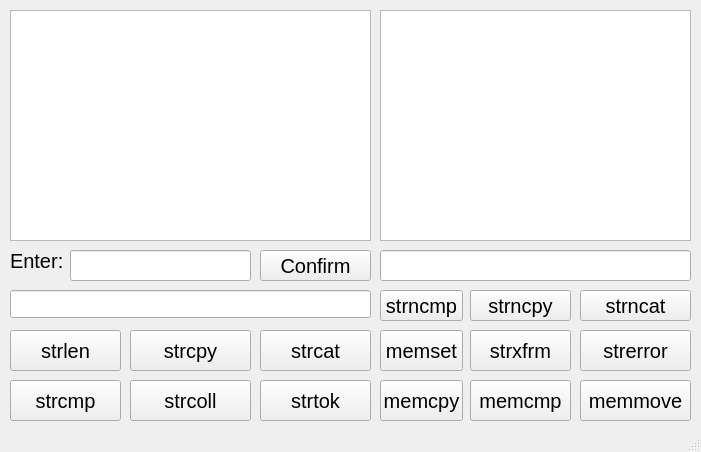
<?xml version="1.0" encoding="UTF-8"?>
<ui version="4.0">
 <class>MainWindow</class>
 <widget class="QMainWindow" name="MainWindow">
  <property name="geometry">
   <rect>
    <x>0</x>
    <y>0</y>
    <width>701</width>
    <height>452</height>
   </rect>
  </property>
  <property name="windowTitle">
   <string>MainWindow</string>
  </property>
  <widget class="QWidget" name="centralwidget">
   <widget class="QLineEdit" name="lineEdit">
    <property name="geometry">
     <rect>
      <x>70</x>
      <y>250</y>
      <width>181</width>
      <height>31</height>
     </rect>
    </property>
   </widget>
   <widget class="QLineEdit" name="lineEdit_2">
    <property name="geometry">
     <rect>
      <x>10</x>
      <y>290</y>
      <width>361</width>
      <height>28</height>
     </rect>
    </property>
   </widget>
   <widget class="QLabel" name="label">
    <property name="geometry">
     <rect>
      <x>10</x>
      <y>240</y>
      <width>61</width>
      <height>41</height>
     </rect>
    </property>
    <property name="styleSheet">
     <string notr="true">font-size: 20px;
color: rgb(0, 0, 0);</string>
    </property>
    <property name="text">
     <string>Enter:</string>
    </property>
   </widget>
   <widget class="QTextBrowser" name="textBrowser">
    <property name="geometry">
     <rect>
      <x>10</x>
      <y>10</y>
      <width>361</width>
      <height>231</height>
     </rect>
    </property>
   </widget>
   <widget class="QPushButton" name="pushButton">
    <property name="geometry">
     <rect>
      <x>260</x>
      <y>250</y>
      <width>111</width>
      <height>31</height>
     </rect>
    </property>
    <property name="styleSheet">
     <string notr="true">font-size: 20px;
color: rgb(0, 0, 0);</string>
    </property>
    <property name="text">
     <string>Confirm</string>
    </property>
   </widget>
   <widget class="QPushButton" name="pushButton_2">
    <property name="geometry">
     <rect>
      <x>130</x>
      <y>330</y>
      <width>121</width>
      <height>41</height>
     </rect>
    </property>
    <property name="toolTip">
     <string>&lt;html&gt;&lt;head/&gt;&lt;body&gt;&lt;p&gt;&lt;span style=&quot; font-family:'Courier New';&quot;&gt;char* strcpy( char* destptr, constchar* srcptr );&lt;br/&gt;&lt;/span&gt;Функция копирует Си-строку &lt;span style=&quot; font-family:'Courier New';&quot;&gt;srcptr&lt;/span&gt;, включая завершающий нулевой символ в строку назначения, на которую ссылается указатель &lt;span style=&quot; font-family:'Courier New';&quot;&gt;destptr&lt;/span&gt;.&lt;/p&gt;&lt;/body&gt;&lt;/html&gt;</string>
    </property>
    <property name="whatsThis">
     <string>&lt;html&gt;&lt;head/&gt;&lt;body&gt;&lt;p&gt;&lt;span style=&quot; font-family:'Courier New';&quot;&gt;char&lt;/span&gt;&lt;span style=&quot; font-family:'Courier New';&quot;&gt;* strcpy( char&lt;/span&gt;&lt;span style=&quot; font-family:'Courier New';&quot;&gt;* destptr, const&lt;/span&gt;&lt;span style=&quot; font-family:'Courier New';&quot;&gt;char&lt;/span&gt;&lt;span style=&quot; font-family:'Courier New';&quot;&gt;* srcptr );&lt;br/&gt;&lt;/span&gt;Функция копирует Си-строку &lt;span style=&quot; font-family:'Courier New';&quot;&gt;srcptr&lt;/span&gt;, включая завершающий нулевой символ в строку назначения, на которую ссылается указатель &lt;span style=&quot; font-family:'Courier New';&quot;&gt;destptr&lt;/span&gt;.&lt;/p&gt;&lt;/body&gt;&lt;/html&gt;</string>
    </property>
    <property name="styleSheet">
     <string notr="true">font-size: 20px;
color: rgb(0, 0, 0);</string>
    </property>
    <property name="text">
     <string>strcpy</string>
    </property>
   </widget>
   <widget class="QPushButton" name="pushButton_3">
    <property name="geometry">
     <rect>
      <x>470</x>
      <y>290</y>
      <width>101</width>
      <height>31</height>
     </rect>
    </property>
    <property name="toolTip">
     <string>&lt;html&gt;&lt;head/&gt;&lt;body&gt;&lt;p&gt;char * strncpy( char * destptr, const char * srcptr, size_t num );&lt;/p&gt;&lt;p&gt;Функция копирует первые &lt;span style=&quot; font-family:'Courier New';&quot;&gt;num&lt;/span&gt; символов из строки &lt;span style=&quot; font-family:'Courier New';&quot;&gt;srcptr&lt;/span&gt; в строку &lt;span style=&quot; font-family:'Courier New';&quot;&gt;destptr&lt;/span&gt;. Если конец строки &lt;span style=&quot; font-family:'Courier New';&quot;&gt;srcptr&lt;/span&gt; (символ конца строки ) достигнут прежде, чем были скопированы &lt;span style=&quot; font-family:'Courier New';&quot;&gt;num&lt;/span&gt; символов, к скопированным символам в конец строки &lt;span style=&quot; font-family:'Courier New';&quot;&gt;destptr&lt;/span&gt; добавляется нуль-символ, после чего, строка считается скопированной.&lt;/p&gt;&lt;p&gt;Если же строка назначения окажется меньше &lt;span style=&quot; font-family:'Courier New';&quot;&gt;num&lt;/span&gt;, тогда скопируются символы, которые поместятся в &lt;span style=&quot; font-family:'Courier New';&quot;&gt;destptr&lt;/span&gt;, учитывая то, что в конце строки обязательно должен стоять символ конца строки.&lt;/p&gt;&lt;/body&gt;&lt;/html&gt;</string>
    </property>
    <property name="whatsThis">
     <string>&lt;html&gt;&lt;head/&gt;&lt;body&gt;&lt;p&gt;char * strncpy( char * destptr, const char * srcptr, size_t num );&lt;/p&gt;&lt;p&gt;Функция копирует первые &lt;span style=&quot; font-family:'Courier New';&quot;&gt;num&lt;/span&gt; символов из строки &lt;span style=&quot; font-family:'Courier New';&quot;&gt;srcptr&lt;/span&gt; в строку &lt;span style=&quot; font-family:'Courier New';&quot;&gt;destptr&lt;/span&gt;. Если конец строки &lt;span style=&quot; font-family:'Courier New';&quot;&gt;srcptr&lt;/span&gt; (символ конца строки ) достигнут прежде, чем были скопированы &lt;span style=&quot; font-family:'Courier New';&quot;&gt;num&lt;/span&gt; символов, к скопированным символам в конец строки &lt;span style=&quot; font-family:'Courier New';&quot;&gt;destptr&lt;/span&gt; добавляется нуль-символ, после чего, строка считается скопированной.&lt;/p&gt;&lt;p&gt;Если же строка назначения окажется меньше &lt;span style=&quot; font-family:'Courier New';&quot;&gt;num&lt;/span&gt;, тогда скопируются символы, которые поместятся в &lt;span style=&quot; font-family:'Courier New';&quot;&gt;destptr&lt;/span&gt;, учитывая то, что в конце строки обязательно должен стоять символ конца строки.&lt;/p&gt;&lt;/body&gt;&lt;/html&gt;</string>
    </property>
    <property name="styleSheet">
     <string notr="true">font-size: 20px;
color: rgb(0, 0, 0);</string>
    </property>
    <property name="text">
     <string>strncpy</string>
    </property>
   </widget>
   <widget class="QLineEdit" name="lineEdit_4">
    <property name="geometry">
     <rect>
      <x>380</x>
      <y>250</y>
      <width>311</width>
      <height>31</height>
     </rect>
    </property>
   </widget>
   <widget class="QPushButton" name="pushButton_4">
    <property name="geometry">
     <rect>
      <x>580</x>
      <y>290</y>
      <width>111</width>
      <height>31</height>
     </rect>
    </property>
    <property name="toolTip">
     <string>&lt;html&gt;&lt;head/&gt;&lt;body&gt;&lt;p&gt;char *strncat(char *str1, const char *str2, size_t count)&lt;/p&gt;&lt;p&gt;Функция strncat() добавляет к строке, на которую указывает str1, не более count символов из строки, на которую указывает str2. В конце модифицированной строки str1 функция ставит нуле­вой символ. Нулевой символ, первоначально завершавший строку str1, замещается первым симво­лом строки str2. Строка str2 остается в первоначальном виде.Функция strncat() возвращает указатель str1.&lt;/p&gt;&lt;/body&gt;&lt;/html&gt;</string>
    </property>
    <property name="whatsThis">
     <string>&lt;html&gt;&lt;head/&gt;&lt;body&gt;&lt;p&gt;char *strncat(char *str1, const char *str2, size_t count)&lt;/p&gt;&lt;p&gt;Функция strncat() добавляет к строке, на которую указывает str1, не более count символов из строки, на которую указывает str2. В конце модифицированной строки str1 функция ставит нуле­вой символ. Нулевой символ, первоначально завершавший строку str1, замещается первым симво­лом строки str2. Строка str2 остается в первоначальном виде.Функция strncat() возвращает указатель str1.&lt;/p&gt;&lt;/body&gt;&lt;/html&gt;</string>
    </property>
    <property name="styleSheet">
     <string notr="true">font-size: 20px;
color: rgb(0, 0, 0);</string>
    </property>
    <property name="text">
     <string>strncat</string>
    </property>
   </widget>
   <widget class="QPushButton" name="pushButton_5">
    <property name="geometry">
     <rect>
      <x>260</x>
      <y>330</y>
      <width>111</width>
      <height>41</height>
     </rect>
    </property>
    <property name="toolTip">
     <string>&lt;html&gt;&lt;head/&gt;&lt;body&gt;&lt;p&gt;char * strcat( char * destptr, const char * srcptr );&lt;/p&gt;&lt;p&gt;Объединение строк. Функция добавляет копию строки &lt;span style=&quot; font-family:'Courier New';&quot;&gt;srcptr&lt;/span&gt; в конец строки &lt;span style=&quot; font-family:'Courier New';&quot;&gt;destptr&lt;/span&gt;. Нулевой символ конца строки &lt;span style=&quot; font-family:'Courier New';&quot;&gt;destptr&lt;/span&gt; заменяется первым символом строки &lt;span style=&quot; font-family:'Courier New';&quot;&gt;srcptr&lt;/span&gt;, и новый нуль-символ добавляется в конец уже новой строки, сформированной объединением символов двух строк в строке &lt;span style=&quot; font-family:'Courier New';&quot;&gt;destptr&lt;/span&gt;.&lt;/p&gt;&lt;/body&gt;&lt;/html&gt;</string>
    </property>
    <property name="whatsThis">
     <string>&lt;html&gt;&lt;head/&gt;&lt;body&gt;&lt;p&gt;char * strcat( char * destptr, const char * srcptr );&lt;/p&gt;&lt;p&gt;Объединение строк. Функция добавляет копию строки &lt;span style=&quot; font-family:'Courier New';&quot;&gt;srcptr&lt;/span&gt; в конец строки &lt;span style=&quot; font-family:'Courier New';&quot;&gt;destptr&lt;/span&gt;. Нулевой символ конца строки &lt;span style=&quot; font-family:'Courier New';&quot;&gt;destptr&lt;/span&gt; заменяется первым символом строки &lt;span style=&quot; font-family:'Courier New';&quot;&gt;srcptr&lt;/span&gt;, и новый нуль-символ добавляется в конец уже новой строки, сформированной объединением символов двух строк в строке &lt;span style=&quot; font-family:'Courier New';&quot;&gt;destptr&lt;/span&gt;.&lt;/p&gt;&lt;/body&gt;&lt;/html&gt;</string>
    </property>
    <property name="styleSheet">
     <string notr="true">font-size: 20px;
color: rgb(0, 0, 0);</string>
    </property>
    <property name="text">
     <string>strcat</string>
    </property>
   </widget>
   <widget class="QPushButton" name="pushButton_6">
    <property name="geometry">
     <rect>
      <x>10</x>
      <y>380</y>
      <width>111</width>
      <height>41</height>
     </rect>
    </property>
    <property name="toolTip">
     <string>&lt;html&gt;&lt;head/&gt;&lt;body&gt;&lt;p&gt;int strcmp( const char * string1, const char * string2 );&lt;/p&gt;&lt;p&gt;&lt;span style=&quot; font-family:'Arial','Helvetica','sans-serif'; font-size:20pt; color:#000000; background-color:rgba(0,0,0,0.039216);&quot;&gt;Принимает байты строки один за другим и сравнивает их как есть, какими бы ни были байты. &lt;/span&gt;Эта функция сравнивает символы двух строк, &lt;span style=&quot; font-family:'Courier New';&quot;&gt;string1&lt;/span&gt; и &lt;span style=&quot; font-family:'Courier New';&quot;&gt;string2&lt;/span&gt;. Начиная с первых символов функция &lt;span style=&quot; font-family:'Courier New';&quot;&gt;strcmp&lt;/span&gt; сравнивает поочередно каждую пару символов, и продолжается это до тех пор, пока не будут найдены различные символы или не будет достигнут конец строки.&lt;/p&gt;&lt;/body&gt;&lt;/html&gt;</string>
    </property>
    <property name="whatsThis">
     <string>&lt;html&gt;&lt;head/&gt;&lt;body&gt;&lt;p&gt;int strcmp( const char * string1, const char * string2 );&lt;/p&gt;&lt;p&gt;Эта функция сравнивает символы двух строк, &lt;span style=&quot; font-family:'Courier New';&quot;&gt;string1&lt;/span&gt; и &lt;span style=&quot; font-family:'Courier New';&quot;&gt;string2&lt;/span&gt;. Начиная с первых символов функция &lt;span style=&quot; font-family:'Courier New';&quot;&gt;strcmp&lt;/span&gt; сравнивает поочередно каждую пару символов, и продолжается это до тех пор, пока не будут найдены различные символы или не будет достигнут конец строки.&lt;/p&gt;&lt;/body&gt;&lt;/html&gt;</string>
    </property>
    <property name="styleSheet">
     <string notr="true">font-size: 20px;
color: rgb(0, 0, 0);</string>
    </property>
    <property name="text">
     <string>strcmp</string>
    </property>
   </widget>
   <widget class="QTextBrowser" name="textBrowser_2">
    <property name="geometry">
     <rect>
      <x>380</x>
      <y>10</y>
      <width>311</width>
      <height>231</height>
     </rect>
    </property>
   </widget>
   <widget class="QPushButton" name="pushButton_7">
    <property name="geometry">
     <rect>
      <x>380</x>
      <y>290</y>
      <width>83</width>
      <height>31</height>
     </rect>
    </property>
    <property name="toolTip">
     <string>&lt;html&gt;&lt;head/&gt;&lt;body&gt;&lt;p&gt;int strncmp( const char * string1, const char * string2, size_t num );&lt;/p&gt;&lt;p&gt;Функция сравнивает первые &lt;span style=&quot; font-family:'Courier New';&quot;&gt;num&lt;/span&gt; символов строки &lt;span style=&quot; font-family:'Courier New';&quot;&gt;string1&lt;/span&gt; с первыми &lt;span style=&quot; font-family:'Courier New';&quot;&gt;num&lt;/span&gt; символами строки &lt;span style=&quot; font-family:'Courier New';&quot;&gt;string2&lt;/span&gt;.&lt;br/&gt;Эта функция начинает сравнивать первый символ каждой строки. Если они равны, &lt;span style=&quot; font-family:'Courier New';&quot;&gt;strncmp&lt;/span&gt; продолжает сравнивать  следующие пары символов, пока не будут найдены различные символы или пока не будет достигнут конец строки.&lt;/p&gt;&lt;/body&gt;&lt;/html&gt;</string>
    </property>
    <property name="whatsThis">
     <string>&lt;html&gt;&lt;head/&gt;&lt;body&gt;&lt;p&gt;int strncmp( const char * string1, const char * string2, size_t num );&lt;/p&gt;&lt;p&gt;Функция сравнивает первые &lt;span style=&quot; font-family:'Courier New';&quot;&gt;num&lt;/span&gt; символов строки &lt;span style=&quot; font-family:'Courier New';&quot;&gt;string1&lt;/span&gt; с первыми &lt;span style=&quot; font-family:'Courier New';&quot;&gt;num&lt;/span&gt; символами строки &lt;span style=&quot; font-family:'Courier New';&quot;&gt;string2&lt;/span&gt;.&lt;br/&gt;Эта функция начинает сравнивать первый символ каждой строки. Если они равны, &lt;span style=&quot; font-family:'Courier New';&quot;&gt;strncmp&lt;/span&gt; продолжает сравнивать  следующие пары символов, пока не будут найдены различные символы или пока не будет достигнут конец строки.&lt;/p&gt;&lt;/body&gt;&lt;/html&gt;</string>
    </property>
    <property name="styleSheet">
     <string notr="true">font-size: 20px;
color: rgb(0, 0, 0);</string>
    </property>
    <property name="text">
     <string>strncmp</string>
    </property>
   </widget>
   <widget class="QPushButton" name="pushButton_8">
    <property name="geometry">
     <rect>
      <x>130</x>
      <y>380</y>
      <width>121</width>
      <height>41</height>
     </rect>
    </property>
    <property name="toolTip">
     <string>&lt;html&gt;&lt;head/&gt;&lt;body&gt;&lt;p&gt;&lt;span style=&quot; font-weight:700;&quot;&gt;my_strcoll&lt;/span&gt;(&lt;span style=&quot; font-style:italic; color:#45c6d6;&quot;&gt;const&lt;/span&gt;&lt;span style=&quot; color:#d69aa7;&quot;&gt;char&lt;/span&gt;*&lt;span style=&quot; color:#d6bb9a;&quot;&gt;s1&lt;/span&gt;,&lt;span style=&quot; font-style:italic; color:#45c6d6;&quot;&gt;const&lt;/span&gt;&lt;span style=&quot; color:#d69aa7;&quot;&gt;char&lt;/span&gt;*&lt;span style=&quot; color:#d6bb9a;&quot;&gt;s2&lt;/span&gt;)&lt;/p&gt;&lt;p&gt;&lt;span style=&quot; color:#ffffff;&quot;&gt;Эта функция сравнивает &lt;/span&gt;&lt;span style=&quot; font-family:'Arial','Helvetica','sans-serif'; font-size:20pt; color:#ffffff; background-color:rgba(0,0,0,0.039216);&quot;&gt;принимает байты, преобразует их с использованием языкового стандарта, затем сравнивает результат. &lt;/span&gt;&lt;/p&gt;&lt;/body&gt;&lt;/html&gt;</string>
    </property>
    <property name="whatsThis">
     <string>&lt;html&gt;&lt;head/&gt;&lt;body&gt;&lt;p&gt;int strcoll( const char * string1, const char * string2 );&lt;/p&gt;&lt;p&gt;Функция сравнивает строку &lt;span style=&quot; font-family:'Courier New';&quot;&gt;string1&lt;/span&gt; со строкой &lt;span style=&quot; font-family:'Courier New';&quot;&gt;string2&lt;/span&gt;, с учётом параметра &lt;span style=&quot; font-family:'Courier New';&quot;&gt;LC_COLLATE&lt;/span&gt;, текущей локали.&lt;br/&gt;Эта функция сравнивает символы каждой строки, начиная с первого. Если символы равны сравнение продолжится уже со следующей парой символов и так до тех пор, пока не будут найдены различные символы или не будет найден нулевой символ, сигнализирующий о конце строки.&lt;/p&gt;&lt;/body&gt;&lt;/html&gt;</string>
    </property>
    <property name="styleSheet">
     <string notr="true">font-size: 20px;
color: rgb(0, 0, 0);</string>
    </property>
    <property name="text">
     <string>strcoll</string>
    </property>
   </widget>
   <widget class="QPushButton" name="pushButton_9">
    <property name="geometry">
     <rect>
      <x>470</x>
      <y>330</y>
      <width>101</width>
      <height>41</height>
     </rect>
    </property>
    <property name="toolTip">
     <string>&lt;html&gt;&lt;head/&gt;&lt;body&gt;&lt;p&gt;size_t *strxfrm(char *dest, const char *source, size_t count)&lt;/p&gt;&lt;p&gt;Функция strxfrm() используется для копирования до count символов содержимого строки, на которую указывает source, в строку, на которую указывает dest. Аргумент source должен быть указателем на строку, оканчивающуюся нулевым символом. В процессе копирования любые национальные символы преобразуются в формат, характерный для конкретной страны. Функция strncpy() возвращает указатель на dest. &lt;/p&gt;&lt;/body&gt;&lt;/html&gt;</string>
    </property>
    <property name="whatsThis">
     <string>&lt;html&gt;&lt;head/&gt;&lt;body&gt;&lt;p&gt;size_t *strxfrm(char *dest, const char *source, size_t count)&lt;/p&gt;&lt;p&gt;Функция strxfrm() используется для копирования до count символов содержимого строки, на которую указывает source, в строку, на которую указывает dest. Аргумент source должен быть указателем на строку, оканчивающуюся нулевым символом. В процессе копирования любые национальные символы преобразуются в формат, характерный для конкретной страны. Функция strncpy() возвращает указатель на dest. &lt;/p&gt;&lt;/body&gt;&lt;/html&gt;</string>
    </property>
    <property name="styleSheet">
     <string notr="true">font-size: 20px;
color: rgb(0, 0, 0);</string>
    </property>
    <property name="text">
     <string>strxfrm</string>
    </property>
   </widget>
   <widget class="QPushButton" name="pushButton_10">
    <property name="geometry">
     <rect>
      <x>260</x>
      <y>380</y>
      <width>111</width>
      <height>41</height>
     </rect>
    </property>
    <property name="toolTip">
     <string>&lt;html&gt;&lt;head/&gt;&lt;body&gt;&lt;p&gt;char * strtok( char * string, const char * delim );&lt;/p&gt;&lt;p&gt;Функция &lt;span style=&quot; font-family:'Courier New';&quot;&gt;strtok&lt;/span&gt; выполняет поиск лексем в строке &lt;span style=&quot; font-family:'Courier New';&quot;&gt;string&lt;/span&gt;. Последовательность вызовов этой функции разбивают строку &lt;span style=&quot; font-family:'Courier New';&quot;&gt;string&lt;/span&gt; на лексемы, которые представляют собой последовательности символов, разделенных символами разделителями.&lt;/p&gt;&lt;/body&gt;&lt;/html&gt;</string>
    </property>
    <property name="whatsThis">
     <string>&lt;html&gt;&lt;head/&gt;&lt;body&gt;&lt;p&gt;char * strtok( char * string, const char * delim );&lt;/p&gt;&lt;p&gt;Функция &lt;span style=&quot; font-family:'Courier New';&quot;&gt;strtok&lt;/span&gt; выполняет поиск лексем в строке &lt;span style=&quot; font-family:'Courier New';&quot;&gt;string&lt;/span&gt;. Последовательность вызовов этой функции разбивают строку &lt;span style=&quot; font-family:'Courier New';&quot;&gt;string&lt;/span&gt; на лексемы, которые представляют собой последовательности символов, разделенных символами разделителями.&lt;/p&gt;&lt;/body&gt;&lt;/html&gt;</string>
    </property>
    <property name="styleSheet">
     <string notr="true">font-size: 20px;
color: rgb(0, 0, 0);</string>
    </property>
    <property name="text">
     <string>strtok</string>
    </property>
   </widget>
   <widget class="QPushButton" name="pushButton_11">
    <property name="geometry">
     <rect>
      <x>580</x>
      <y>330</y>
      <width>111</width>
      <height>41</height>
     </rect>
    </property>
    <property name="toolTip">
     <string>&lt;html&gt;&lt;head/&gt;&lt;body&gt;&lt;p&gt;char *strerror(int num)&lt;/p&gt;&lt;p&gt;Функция strerror() возвращает указатель на сообщение об ошибке, связанное с номером ошибки.&lt;/p&gt;&lt;/body&gt;&lt;/html&gt;</string>
    </property>
    <property name="whatsThis">
     <string>&lt;html&gt;&lt;head/&gt;&lt;body&gt;&lt;p&gt;char *strerror(int num)&lt;/p&gt;&lt;p&gt;Функция strerror() возвращает указатель на сообщение об ошибке, связанное с номером ошибки.&lt;/p&gt;&lt;/body&gt;&lt;/html&gt;</string>
    </property>
    <property name="styleSheet">
     <string notr="true">font-size: 20px;
color: rgb(0, 0, 0);</string>
    </property>
    <property name="text">
     <string>strerror</string>
    </property>
   </widget>
   <widget class="QPushButton" name="pushButton_12">
    <property name="geometry">
     <rect>
      <x>10</x>
      <y>330</y>
      <width>111</width>
      <height>41</height>
     </rect>
    </property>
    <property name="toolTip">
     <string>&lt;html&gt;&lt;head/&gt;&lt;body&gt;&lt;p&gt;size_t strlen( const char * string );&lt;br/&gt;Длина Си-строки определяется по достижению нулевого символа  — нуль терминатор. Функция &lt;span style=&quot; font-family:'Courier New';&quot;&gt;strlen&lt;/span&gt; видит начало Си-строки  и начинает сначала считать количество символов (байтов, отводимых под каждый символ), этот процесс выполняется до тех пор, пока не будет достигнут завершающий нулевой символ.&lt;/p&gt;&lt;/body&gt;&lt;/html&gt;</string>
    </property>
    <property name="whatsThis">
     <string>&lt;html&gt;&lt;head/&gt;&lt;body&gt;&lt;p&gt;size_t strlen( const char * string );&lt;br/&gt;Длина Си-строки определяется по достижению нулевого символа  — нуль терминатор. Функция &lt;span style=&quot; font-family:'Courier New';&quot;&gt;strlen&lt;/span&gt; видит начало Си-строки  и начинает сначала считать количество символов (байтов, отводимых под каждый символ), этот процесс выполняется до тех пор, пока не будет достигнут завершающий нулевой символ.&lt;/p&gt;&lt;/body&gt;&lt;/html&gt;</string>
    </property>
    <property name="styleSheet">
     <string notr="true">font-size: 20px;
color: rgb(0, 0, 0);</string>
    </property>
    <property name="text">
     <string>strlen</string>
    </property>
   </widget>
   <widget class="QPushButton" name="pushButton_13">
    <property name="geometry">
     <rect>
      <x>380</x>
      <y>330</y>
      <width>83</width>
      <height>41</height>
     </rect>
    </property>
    <property name="toolTip">
     <string>&lt;html&gt;&lt;head/&gt;&lt;body&gt;&lt;p&gt;&lt;span style=&quot; font-family:'Courier New';&quot;&gt;void* memset( void* memptr, intval, size_tnum );&lt;/span&gt;&lt;/p&gt;&lt;p&gt;Функция &lt;span style=&quot; font-family:'Courier New';&quot;&gt;memset&lt;/span&gt; заполняет &lt;span style=&quot; font-family:'Courier New';&quot;&gt;num&lt;/span&gt; байтов блока памяти, через указатель &lt;span style=&quot; font-family:'Courier New';&quot;&gt;memptr&lt;/span&gt;. Код заполняемого символа передаётся в функцию через параметр &lt;span style=&quot; font-family:'Courier New';&quot;&gt;val&lt;/span&gt;.&lt;/p&gt;&lt;/body&gt;&lt;/html&gt;</string>
    </property>
    <property name="whatsThis">
     <string>&lt;html&gt;&lt;head/&gt;&lt;body&gt;&lt;p&gt;&lt;span style=&quot; font-family:'Courier New';&quot;&gt;void&lt;/span&gt;&lt;span style=&quot; font-family:'Courier New';&quot;&gt;* memset( void&lt;/span&gt;&lt;span style=&quot; font-family:'Courier New';&quot;&gt;* memptr, int&lt;/span&gt;&lt;span style=&quot; font-family:'Courier New';&quot;&gt;val, size_t&lt;/span&gt;&lt;span style=&quot; font-family:'Courier New';&quot;&gt;num );&lt;/span&gt;&lt;/p&gt;&lt;p&gt;Функция &lt;span style=&quot; font-family:'Courier New';&quot;&gt;memset&lt;/span&gt; заполняет &lt;span style=&quot; font-family:'Courier New';&quot;&gt;num&lt;/span&gt; байтов блока памяти, через указатель &lt;span style=&quot; font-family:'Courier New';&quot;&gt;memptr&lt;/span&gt;. Код заполняемого символа передаётся в функцию через параметр &lt;span style=&quot; font-family:'Courier New';&quot;&gt;val&lt;/span&gt;.&lt;/p&gt;&lt;/body&gt;&lt;/html&gt;</string>
    </property>
    <property name="styleSheet">
     <string notr="true">font-size: 20px;
color: rgb(0, 0, 0);</string>
    </property>
    <property name="text">
     <string>memset</string>
    </property>
   </widget>
   <widget class="QPushButton" name="pushButton_14">
    <property name="geometry">
     <rect>
      <x>470</x>
      <y>380</y>
      <width>101</width>
      <height>41</height>
     </rect>
    </property>
    <property name="toolTip">
     <string>&lt;html&gt;&lt;head/&gt;&lt;body&gt;&lt;p&gt;int memcmp(const void *buf1, const void *buf2, size_t count)&lt;/p&gt;&lt;p&gt;Функция memcmp() сравнивает первые count символов массивов, на которые указывают buf1 и buf2. Сравнение производится лексикографически. Функция memcmp() возвращает целое число&lt;/p&gt;&lt;/body&gt;&lt;/html&gt;</string>
    </property>
    <property name="whatsThis">
     <string>&lt;html&gt;&lt;head/&gt;&lt;body&gt;&lt;p&gt;int memcmp(const void *buf1, const void *buf2, size_t count)&lt;/p&gt;&lt;p&gt;Функция memcmp() сравнивает первые count символов массивов, на которые указывают buf1 и buf2. Сравнение производится лексикографически. Функция memcmp() возвращает целое число&lt;/p&gt;&lt;/body&gt;&lt;/html&gt;</string>
    </property>
    <property name="styleSheet">
     <string notr="true">font-size: 20px;
color: rgb(0, 0, 0);</string>
    </property>
    <property name="text">
     <string>memcmp</string>
    </property>
   </widget>
   <widget class="QPushButton" name="pushButton_15">
    <property name="geometry">
     <rect>
      <x>580</x>
      <y>380</y>
      <width>111</width>
      <height>41</height>
     </rect>
    </property>
    <property name="toolTip">
     <string>&lt;html&gt;&lt;head/&gt;&lt;body&gt;&lt;p&gt;void *memmove(void *dest, const void *source, size_t count)&lt;/p&gt;&lt;p&gt;Функция memmove() копирует count символов из массива, на который указывает source, в мас­сив, на который указывает dest.&lt;/p&gt;&lt;/body&gt;&lt;/html&gt;</string>
    </property>
    <property name="whatsThis">
     <string>&lt;html&gt;&lt;head/&gt;&lt;body&gt;&lt;p&gt;void *memmove(void *dest, const void *source, size_t count)&lt;/p&gt;&lt;p&gt;Функция memmove() копирует count символов из массива, на который указывает source, в мас­сив, на который указывает dest.&lt;/p&gt;&lt;/body&gt;&lt;/html&gt;</string>
    </property>
    <property name="styleSheet">
     <string notr="true">font-size: 20px;
color: rgb(0, 0, 0);</string>
    </property>
    <property name="text">
     <string>memmove</string>
    </property>
   </widget>
   <widget class="QPushButton" name="pushButton_16">
    <property name="geometry">
     <rect>
      <x>380</x>
      <y>380</y>
      <width>83</width>
      <height>41</height>
     </rect>
    </property>
    <property name="toolTip">
     <string>&lt;html&gt;&lt;head/&gt;&lt;body&gt;&lt;p&gt;void * memcpy( void * destptr, const void * srcptr, size_t num );&lt;/p&gt;&lt;p&gt;Функция &lt;span style=&quot; font-family:'Courier New';&quot;&gt;memcpy&lt;/span&gt; копирует &lt;span style=&quot; font-family:'Courier New';&quot;&gt;num&lt;/span&gt; байтов первого блока памяти, на который ссылается указатель &lt;span style=&quot; font-family:'Courier New';&quot;&gt;srcptr&lt;/span&gt;, во второй блок памяти, на который ссылается указатель &lt;span style=&quot; font-family:'Courier New';&quot;&gt;destptr&lt;/span&gt;.&lt;/p&gt;&lt;/body&gt;&lt;/html&gt;</string>
    </property>
    <property name="whatsThis">
     <string>&lt;html&gt;&lt;head/&gt;&lt;body&gt;&lt;p&gt;void * memcpy( void * destptr, const void * srcptr, size_t num );&lt;/p&gt;&lt;p&gt;Функция &lt;span style=&quot; font-family:'Courier New';&quot;&gt;memcpy&lt;/span&gt; копирует &lt;span style=&quot; font-family:'Courier New';&quot;&gt;num&lt;/span&gt; байтов первого блока памяти, на который ссылается указатель &lt;span style=&quot; font-family:'Courier New';&quot;&gt;srcptr&lt;/span&gt;, во второй блок памяти, на который ссылается указатель &lt;span style=&quot; font-family:'Courier New';&quot;&gt;destptr&lt;/span&gt;.&lt;/p&gt;&lt;/body&gt;&lt;/html&gt;</string>
    </property>
    <property name="styleSheet">
     <string notr="true">font-size: 20px;
color: rgb(0, 0, 0);</string>
    </property>
    <property name="text">
     <string>memcpy</string>
    </property>
   </widget>
  </widget>
  <widget class="QMenuBar" name="menubar">
   <property name="geometry">
    <rect>
     <x>0</x>
     <y>0</y>
     <width>701</width>
     <height>17</height>
    </rect>
   </property>
  </widget>
  <widget class="QStatusBar" name="statusbar"/>
 </widget>
 <resources/>
 <connections/>
</ui>
